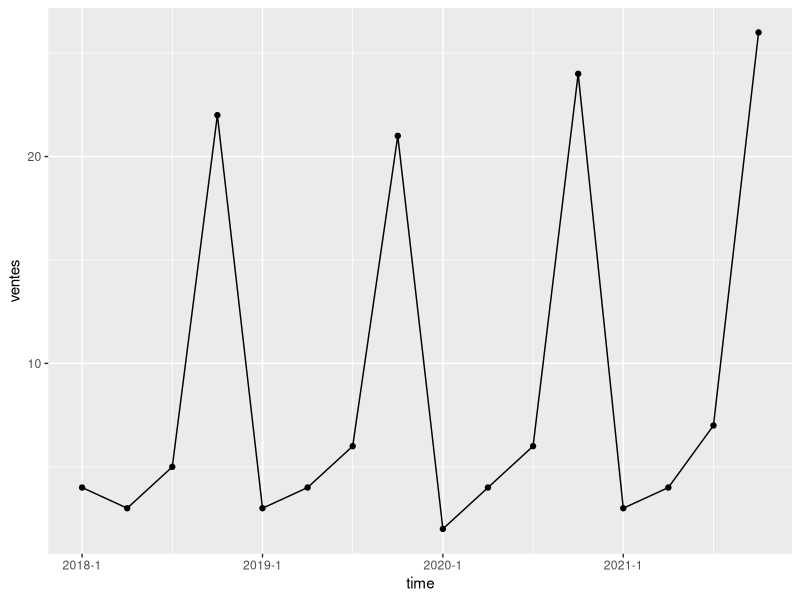
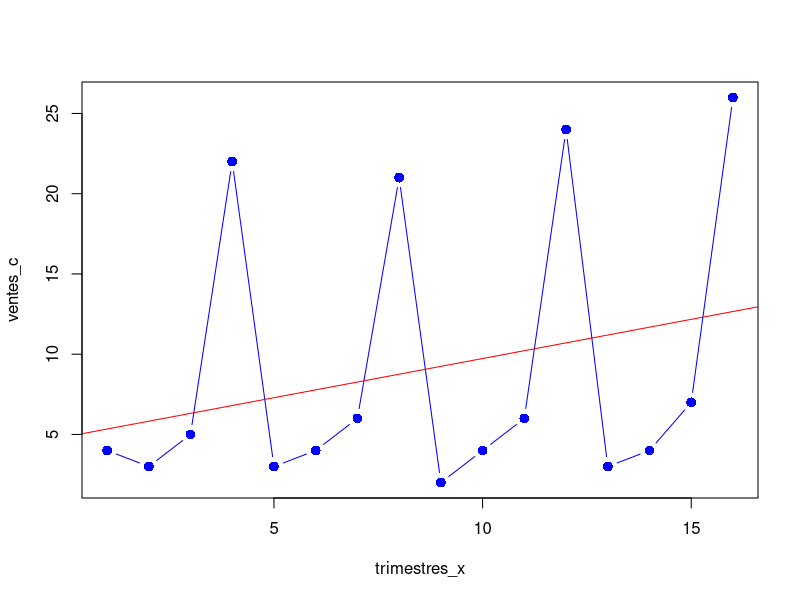
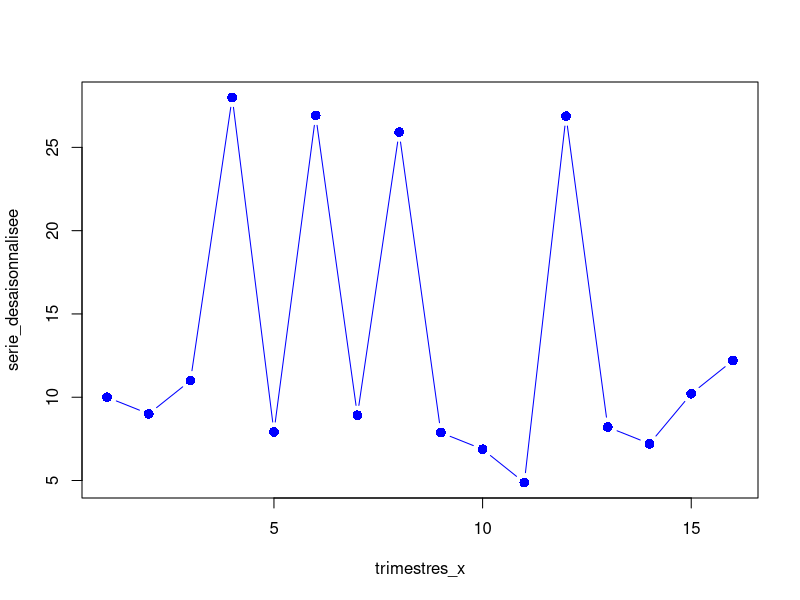

These charts were generated, in order, by the following R code:
## ---- chunk 1
require(ggplot2)
require(zoo)
## ---- chunk 2
trimestres <- c("2018-T1","2018-T2","2018-T3","2018-T4","2019-T1","2019-T2","2019-T3","2019-T4","2020-T1","2020-T2","2020-T3","2020-T4","2021-T1","2021-T2","2021-T3","2021-T4")

ventes_c <- c(4,3,5,22,3,4,6,21,2,4,6,24,3,4,7,26)
df <- data.frame(time = trimestres, ventes = ventes_c)
fmt <- "%Y-T%q"
df$time<-as.yearqtr(df$time, format=fmt)

ggplot(data=df, aes(x=time, y=ventes, group=1)) +
  geom_line()+
  geom_point()
## ---- chunk 3
trimestres_x <- 1:16
#modele <- line(trimestres_x, ventes_c)
#print(modele)

a <- cov(x= trimestres_x, y=ventes_c)/var(trimestres_x)
b <- mean(ventes_c - (a* mean(trimestres_x)))

a
b
## ---- chunk 4
#plot(trimestres_x, ventes_c, pch = 16, cex = 1.3, col = "blue", abline(line(trimestres_x, ventes_c)))
plot(trimestres_x, ventes_c, pch=16, cex=1.3, col="blue", type="b")
abline(b, a, col="red")
## ---- chunk 5
### Moyennes mobiles d'ordre 4
mm_ordre_4 <- function(serie) {
  mm <- c()
  #calcule M3 à M14 // M1, M2, M15, M16 non calculables car il faut les deux valeurs précendentes et suivantes
  for (i in 3:14){
    mm <- c(mm, (1/8) * (serie[i-2] + 2*serie[i-1] + 2*serie[i] + 2*serie[i+1] + serie[i+2]))
  }
  return(mm)
}
moyennes_mobiles <- mm_ordre_4(ventes_c)
moyennes_mobiles

### Differences saisonnieres, ^St = Xt - Tt
diff_saisonnieres <- function(serie, tendances) {
  differences <- c()
  for (i in 3:(length(serie) - 2)) {
    differences <- append(differences, serie[i] - tendances[i-2])
  }
  
  return(differences)
}

differences <- diff_saisonnieres(ventes_c, moyennes_mobiles)
differences
## ---- chunk 6
### Coefficients saisonniers, à diviser par 3 ou par 4 ? 

coefficients_saisonniers.s1 <- (differences[3] + differences[7] + differences[11]) / 3
coefficients_saisonniers.s2 <- (differences[4] + differences[8] + differences[12]) / 3
coefficients_saisonniers.s3 <- (differences[1] + differences[5] + differences[9]) / 3
coefficients_saisonniers.s4 <- (differences[2] + differences[6] + differences[10]) / 3

S <- c(coefficients_saisonniers.s1, coefficients_saisonniers.s2, coefficients_saisonniers.s3, coefficients_saisonniers.s4)
print("Coefficients saisonniers :")
S

### Coefficients saisonniers corrigés
# St' = St - 1/T * (Somme des St pour t allant de 1 à T)

coefficients_saisonniers_corriges <- function(S, T) {
  S_prime <- c()
  for (t in 1:4){
    S_sum <- 0
    for (T_cpt in 1:T){
      S_sum <- S_sum + S[T_cpt]
    }
    S_prime <- c(S_prime, S[t] - 1/T * S_sum)
  }
  return (S_prime)
}

coef_saisonniers_corriges <- coefficients_saisonniers_corriges(S, 4)
print("Coefficients saisonniers corriges:")
coef_saisonniers_corriges

serie_corrigee <- function(serie, coef_saisonniers_corriges){
  serie_corrigee <- c()
  for (i in 1:length(coef_saisonniers_corriges)) {
    for (j in 1:4) {
      serie_corrigee <- c(serie_corrigee, serie[i*j] - coef_saisonniers_corriges[i])
    }
  }
  return (serie_corrigee)
}
serie_desaisonnalisee <- serie_corrigee(ventes_c, coef_saisonniers_corriges)
## ---- chunk 7
plot(trimestres_x, serie_desaisonnalisee, pch=16, cex=1.3, col="blue", type="b")
## ---- chunk 8
t20 <- a * 20 + b + coef_saisonniers_corriges[4]
t20
## ---- chunk 9
final_df <- data.frame(
  Xt = ventes_c,
  Mt = c(0, 0, 8.375, 8.375, 8.625, 8.625, 8.375, 8.250, 8.250, 8.625, 9.125, 9.250, 9.375, 9.750, 0, 0),
  St_c = c(-6.083333,-5.000000, -2.958333, 13.708333, -6.083333,-5.000000, -2.958333, 13.708333, -6.083333,-5.000000, -2.958333, 13.708333, -6.083333,-5.000000, -2.958333, 13.708333),
  St = c(-6.000000, -4.916667, -2.875000, 13.791667, -6.000000, -4.916667, -2.875000, 13.791667, -6.000000, -4.916667, -2.875000, 13.791667, -6.000000, -4.916667, -2.875000, 13.791667)
  )

df_transpose = t(final_df)
df_transpose
